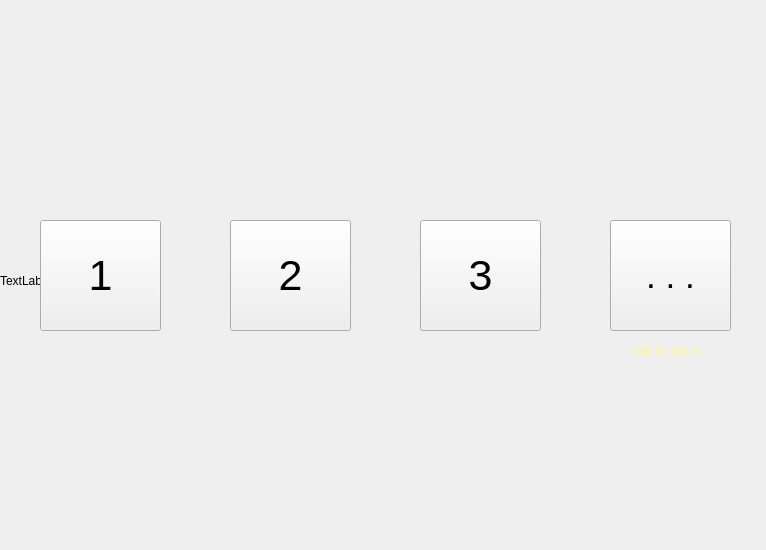
<?xml version="1.0" encoding="UTF-8"?>
<ui version="4.0">
 <class>level</class>
 <widget class="QWidget" name="level">
  <property name="geometry">
   <rect>
    <x>0</x>
    <y>0</y>
    <width>766</width>
    <height>550</height>
   </rect>
  </property>
  <property name="windowTitle">
   <string>Form</string>
  </property>
  <widget class="QLabel" name="imagelabel3">
   <property name="geometry">
    <rect>
     <x>0</x>
     <y>0</y>
     <width>771</width>
     <height>561</height>
    </rect>
   </property>
   <property name="text">
    <string>TextLabel</string>
   </property>
   <property name="scaledContents">
    <bool>true</bool>
   </property>
  </widget>
  <widget class="QPushButton" name="pushButton_1">
   <property name="geometry">
    <rect>
     <x>40</x>
     <y>220</y>
     <width>121</width>
     <height>111</height>
    </rect>
   </property>
   <property name="font">
    <font>
     <pointsize>32</pointsize>
    </font>
   </property>
   <property name="text">
    <string>1</string>
   </property>
  </widget>
  <widget class="QPushButton" name="pushButton_4">
   <property name="geometry">
    <rect>
     <x>610</x>
     <y>220</y>
     <width>121</width>
     <height>111</height>
    </rect>
   </property>
   <property name="font">
    <font>
     <pointsize>26</pointsize>
    </font>
   </property>
   <property name="text">
    <string>. . .</string>
   </property>
  </widget>
  <widget class="QPushButton" name="pushButton_3">
   <property name="geometry">
    <rect>
     <x>420</x>
     <y>220</y>
     <width>121</width>
     <height>111</height>
    </rect>
   </property>
   <property name="font">
    <font>
     <pointsize>32</pointsize>
    </font>
   </property>
   <property name="text">
    <string>3</string>
   </property>
  </widget>
  <widget class="QPushButton" name="pushButton_2">
   <property name="geometry">
    <rect>
     <x>230</x>
     <y>220</y>
     <width>121</width>
     <height>111</height>
    </rect>
   </property>
   <property name="font">
    <font>
     <pointsize>32</pointsize>
    </font>
   </property>
   <property name="text">
    <string>2</string>
   </property>
  </widget>
  <widget class="QLabel" name="label">
   <property name="geometry">
    <rect>
     <x>630</x>
     <y>340</y>
     <width>141</width>
     <height>21</height>
    </rect>
   </property>
   <property name="styleSheet">
    <string notr="true">color: rgb(255, 243, 151);</string>
   </property>
   <property name="text">
    <string>wait for more...</string>
   </property>
  </widget>
 </widget>
 <resources/>
 <connections/>
</ui>
